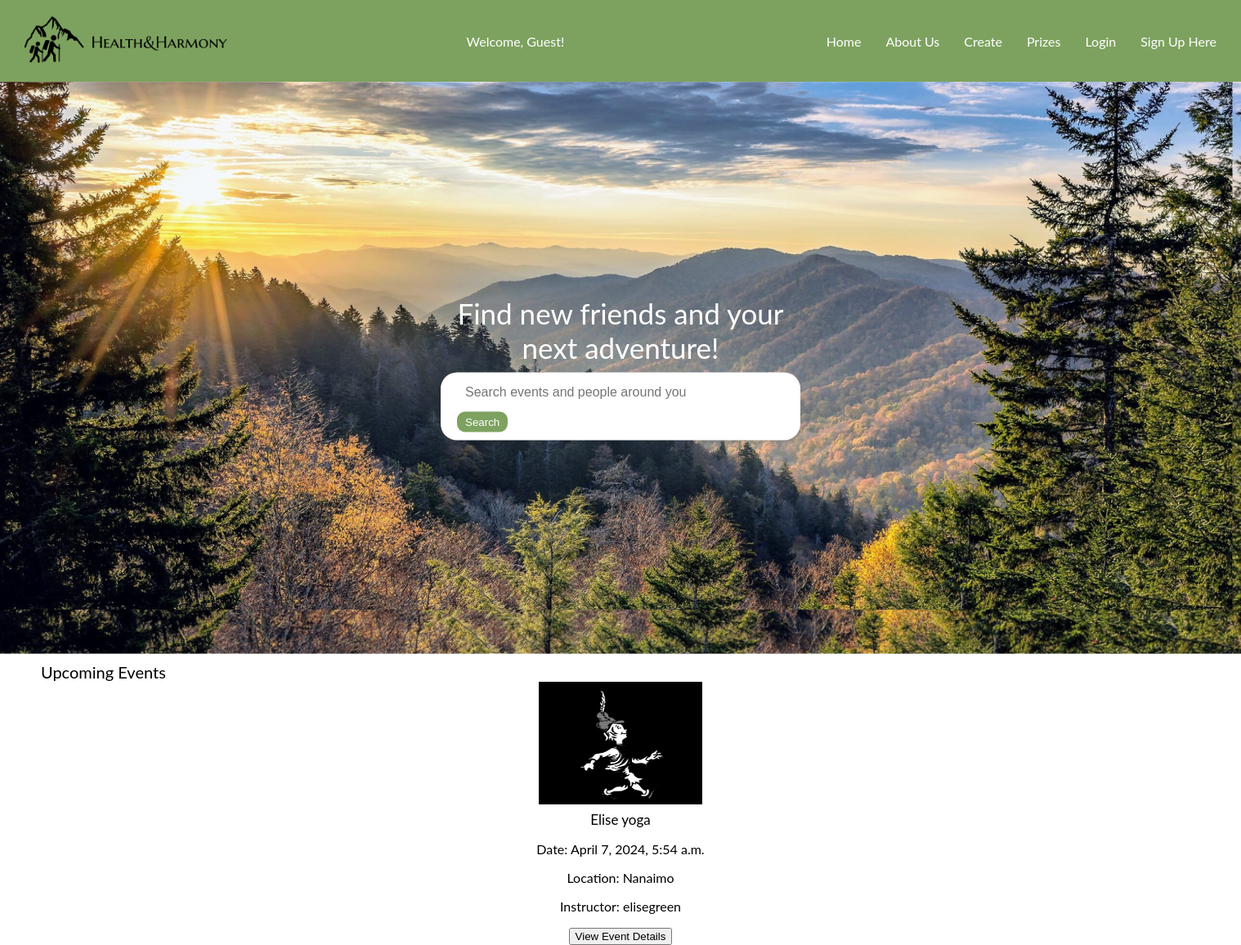
The app's page /, older data.
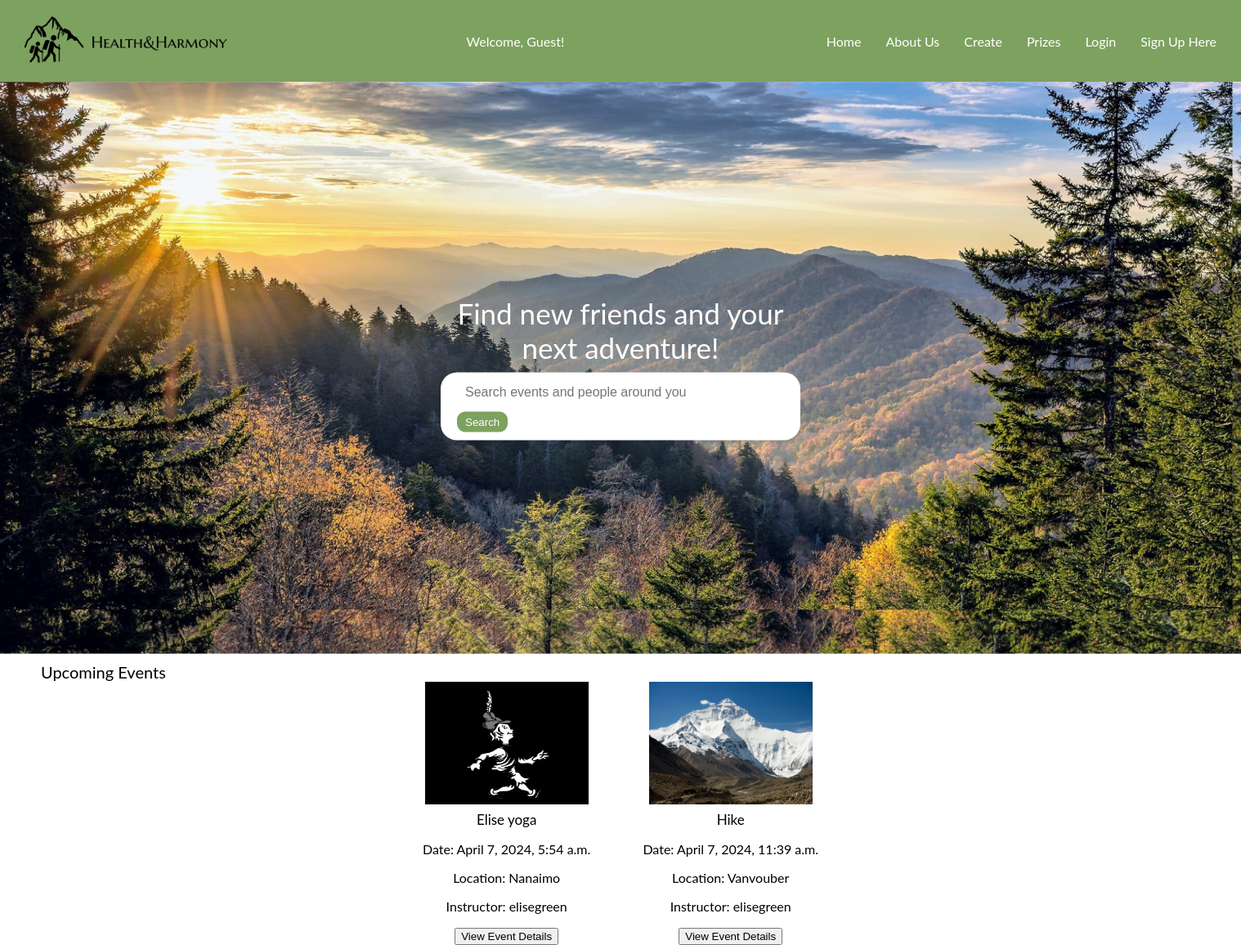
The same page, newer data.
### applet/models.py (models this page shows)
class Event(models.Model):
    event_name = models.CharField(max_length=100)
    event_date = models.DateTimeField("Event date", default= datetime.now)
    location = models.CharField(max_length=200)
    instructor = models.CharField(max_length=200)
    description = models.CharField(max_length=500)
    attendees = models.ManyToManyField(User, related_name='attended_events',  blank=True)
    image = models.ImageField(upload_to='event_images/')
    coins = models.IntegerField(default=0)

### applet/views.py (the view)
# urls.py: path("", home, name="home"),
def home(request):
    events = Event.objects.all()
    return render(request, 'home2.html', {'events': events})

### applet/templates/home2.html (shortened to what this page needs)
<!DOCTYPE html>
<html lang="en">
<head>
<link rel="stylesheet" href="/applet/static/styles.css">
</head>
<body>
<div class="navbar">
    <div>
        <img src="/applet/static/images/Logo.png" alt="Logo" class="logo">
    </div>
    {% if request.user.is_authenticated %}
    <p>Welcome, {{ request.user.username }}!</p>
{% else %}
    <p>Welcome, Guest!</p>
{% endif %}
    <div class="nav-links">
        <a href="/">Home</a>
        <a href="{% url 'about_us' %}">About Us</a></li>
        <a href="{% url 'upload_event' %}">Create</a>
        <a href="{% url 'prize_list' %}">Prizes</a>
        <a href="{% url 'login' %}">Login</a>
        <a href="{% url 'signup' %}">Sign Up Here</a>
    </div>
</div>
<div class="placeholder-image">
<img src="/applet/static/images/home_background.png" >
    <div class="search-bar-container">
        <div class="find-friends-text">
            Find new friends and your next adventure!
        </div>
        <div class="search-bar">
            <input type="text" placeholder="Search events and people around you" list="events">
            <button>Search</button>
        </div>
    </div>
</div>
<div class="upcoming-events">
    <div class="UE-title">Upcoming Events</div>
    <div class="event-container">
        {% for event in events %}
        <div class="event">
            <div class="event-image">
                <a href="#"><img src="{{ event.image.url }}" alt="{{ event.event_name }}"></a>
            </div>
            <div class="event-label">{{ event.event_name }}</div>
            <div class="event-details">
                <p>Date: {{ event.event_date }}</p>
                <p>Location: {{ event.location }}</p>
                <p>Instructor: {{ event.instructor }}</p>
                <form class="callDjangoFunctionForm" action="{% url 'event_display' %}" method="post">
                    <button type="submit">View Event Details</button>
                </form>
            </div>
        </div>
        {% endfor %}
    </div>
</div>
</body>
</html>

### applet/static/styles.css (style rules this page uses)
body { margin: 0; padding: 0; font-family: 'Lato', sans-serif; }
.navbar { display: flex; justify-content: space-between; align-items: center; padding: 20px 30px; background-color: #7DA25F; color: #fff; }
.logo { width: 250px; height: auto; }
.nav-links { display: flex; }
.nav-links a { color: #fff; text-decoration: none; margin-left: 30px; }
.placeholder-image { width: 100%; height: 700px; background-image: url('/static/home_background.png'); background-size: cover; background-position: center; margin-top: 0px; position: relative; }
.search-bar-container { position: absolute; top: 50%; left: 50%; transform: translate(-50%, -50%); width: 80%; max-width: 400px; display: flex; flex-direction: column; align-items: center; }
.search-bar { width: 100%; background-color: #fff; border-radius: 20px; padding: 10px 20px; box-shadow: 0 2px 4px rgba(0, 0, 0, 0.1); }
.search-bar input { width: 100%; border: none; outline: none; padding: 5px 10px; font-size: 16px; border-radius: 10px; }
.search-bar button { background-color: #7DA25F; color: #fff; border: none; padding: 5px 10px; border-radius: 10px; margin-top: 10px; cursor: pointer; }
.find-friends-text { color: #FFFFFF; text-align: center; font-size: 35px; margin-bottom: 10px; max-width: 400px; margin-left: auto; margin-right: auto; word-wrap: break-word; font-family: 'Lato', sans-serif; }
.upcoming-events { text-align: center; margin-top: 0px; }
.event { display: inline-block; margin: 0 30px; text-align: center; transition: transform 0.3s; }
.event-image img { width: 200px; height: 150px; cursor: pointer; }
.UE-title { font-size: 20px; margin-top: 10px; text-align: left; padding-left: 50px; }
.event-label { font-size: 17px; margin-top: 5px; }

Row changes from the older to the newer data that the page shows:
added Event: image (picture), event_name "Hike", event_date "April 7, 2024, 11:39 a.m.", location "Vanvouber", instructor "elisegreen"
